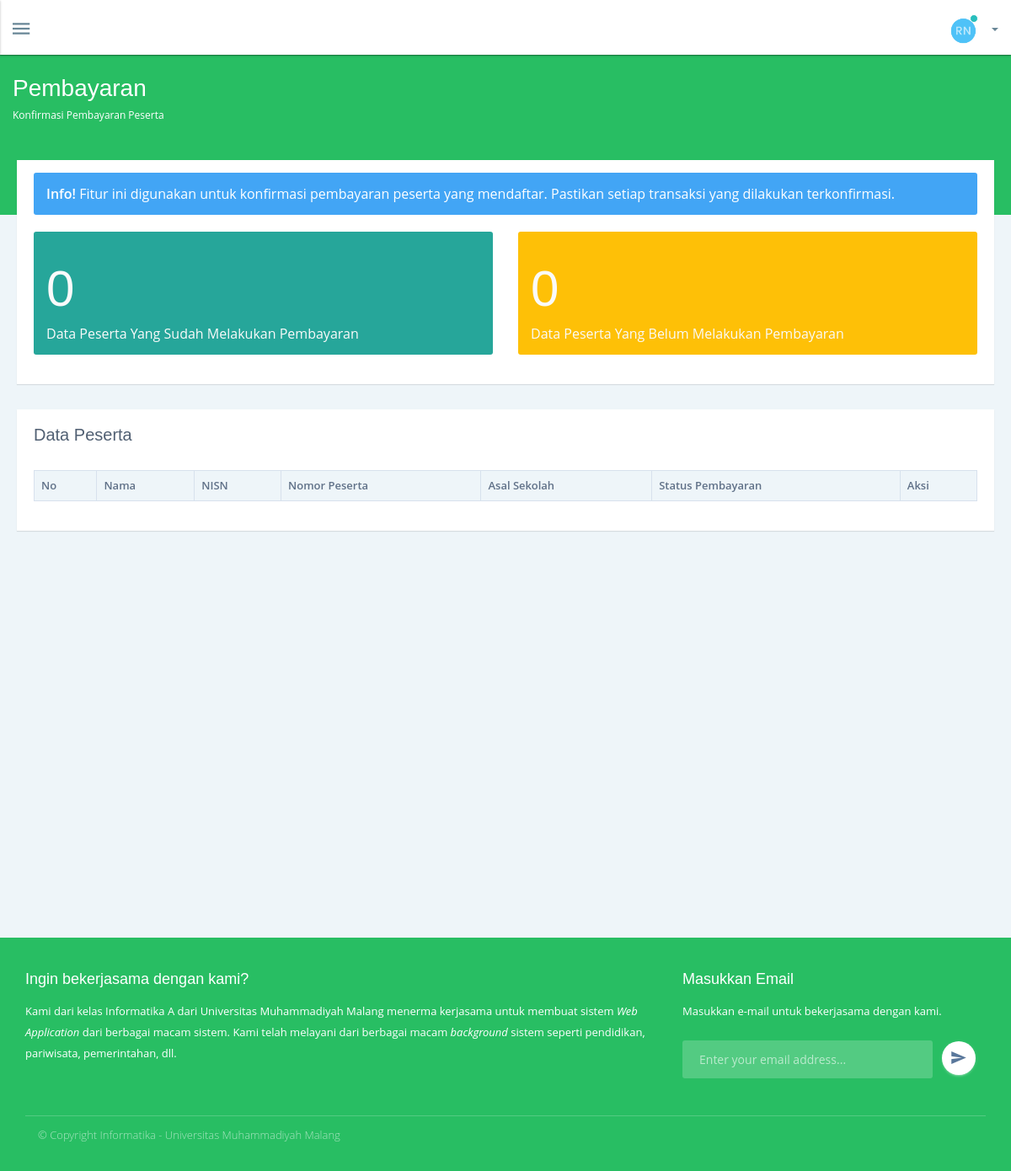
The app's page /guru/index.php?page=pembayaran (signed in), older data.
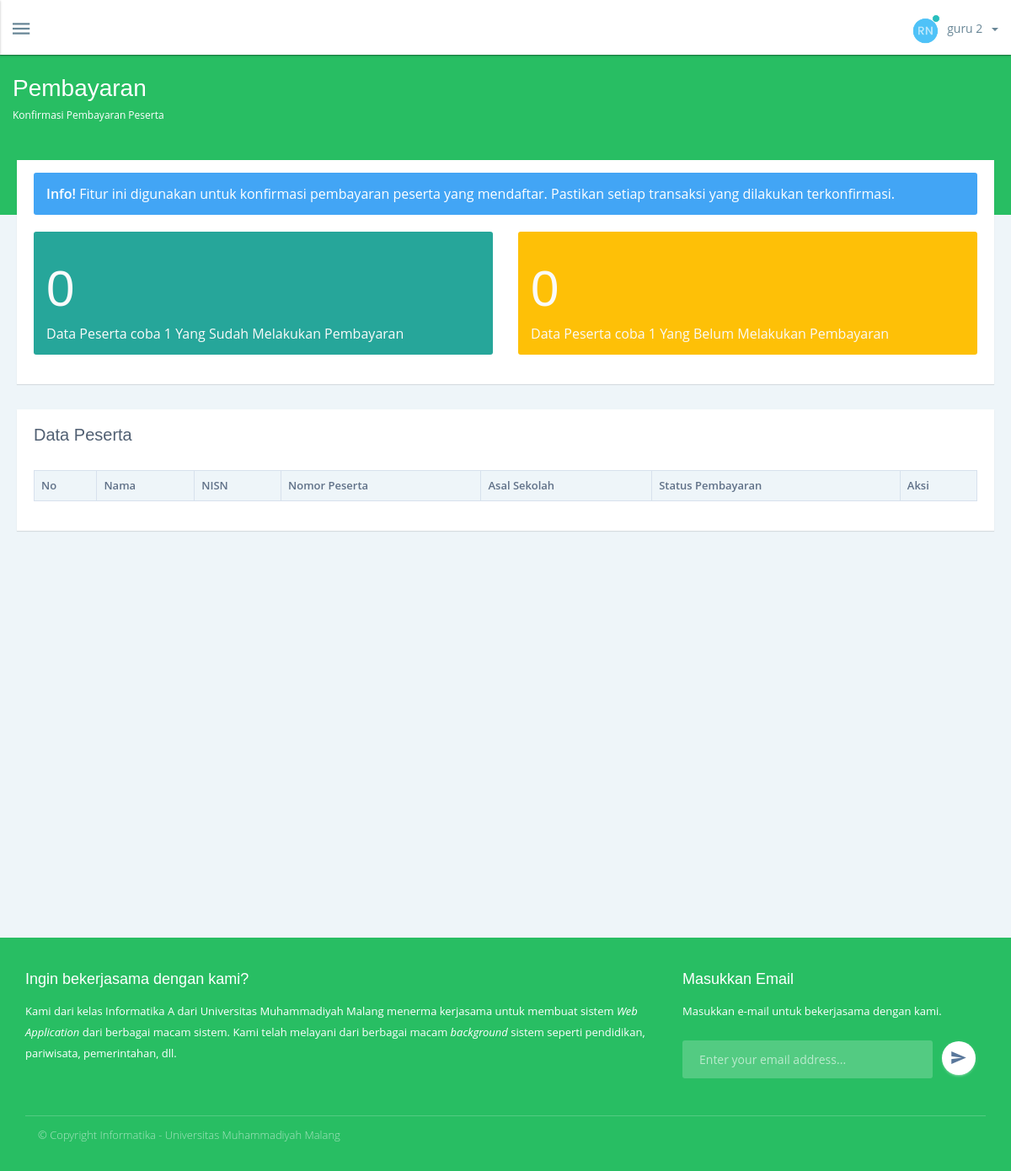
The same page, newer data.
### tables this page shows
CREATE TABLE `tbl_guru`  (
  `id` int(11) NOT NULL AUTO_INCREMENT,
  `nama` varchar(100) NULL DEFAULT NULL,
  `nik` varchar(50) NULL DEFAULT NULL,
  `id_sekolah` int(11) NULL DEFAULT NULL,
  `nomor_tlp` varchar(20) NULL DEFAULT NULL,
  `alamat` text NULL,
  `username` varchar(255) NULL DEFAULT NULL,
  `password` varchar(255) NULL DEFAULT NULL,
  `pembayaran` enum('0','1') NULL DEFAULT '0',
  PRIMARY KEY (`id`) USING BTREE,
  INDEX `FK_sekolah_guru`(`id_sekolah`) USING BTREE,
  CONSTRAINT `FK_sekolah_guru` FOREIGN KEY (`id_sekolah`) REFERENCES `tbl_sekolah` (`id`) ON DELETE CASCADE ON UPDATE CASCADE
);

CREATE TABLE `tbl_sekolah`  (
  `id` int(11) NOT NULL AUTO_INCREMENT,
  `nama_sekolah` varchar(100) NULL DEFAULT NULL,
  `npsn` varchar(20) NULL DEFAULT NULL,
  `alamat` text NULL,
  PRIMARY KEY (`id`) USING BTREE
);

### function/myfunction.php (called while the page is built, shortened)
<?php
	function select_data($con, $column, $table, $join = NULL, $where = NULL, $operations = NULL){
		$sql_select = "SELECT ".$column." FROM $table ";
		if($join != NULL){
			$data_join = count($join);
			for ($i=0; $i < $data_join; $i++) {
				$sql_select .= "JOIN ".$join[$i]." ";
			}
		}
		if($where != NULL){
			$data_where = count($where);
			for ($i=0; $i < $data_where; $i++) {
				if($i == 0){
					$sql_select .= "WHERE ".$where[$i];
				}else{
					$sql_select .= " ".$operations." ".$where[$i];
				}
			}
		}
		$data = mysqli_query($con, $sql_select);
		return $data;
	}
?>

### guru/index.php (the view, shortened to what the changed rows need)
<?php
include "../koneksi/koneksi.php";
include "../function/myfunction.php";
$data_guru = select_data($con, "g.id, g.nama, g.nik, g.nomor_tlp, g.alamat as alamat_guru, g.username, h.nama_sekolah, h.npsn, h.alamat as alamat_sekolah", "tbl_guru g", ["tbl_sekolah h ON h.id = g.id_sekolah"], ["username = '$_SESSION[username]'"]);
$fetch_guru = mysqli_fetch_assoc($data_guru);
$nama_sekolah = $fetch_guru['nama_sekolah'];
$nama_guru = $fetch_guru['nama'];
?>
<!DOCTYPE html>
<html lang="en">
	<head>
	    <link rel="stylesheet" href="assets/css/vendor.bundle.css">
	    <link rel="stylesheet" href="assets/css/app.bundle.css">
	    <link rel="stylesheet" href="assets/css/theme-a.css">
	    <link rel="stylesheet" href="assets/css/toastr.css">
	</head>
    <body>
        <div id="app_wrapper">
            <header id="app_topnavbar-wrapper">
                <nav role="navigation" class="navbar topnavbar">
                    <div class="nav-wrapper">
                        <ul class="nav navbar-nav pull-right">
                            <li class="dropdown avatar-menu">
                                <a href="javascript:void(0)" data-toggle="dropdown" aria-expanded="false">
                                    <span class="meta">
									<span class="avatar">
										<img src="assets/img/profiles/rn.jpg" alt="" class="img-circle max-w-35">
										<i class="badge mini success status"></i>
									</span>
                                    <span class="name"><?php echo $nama_guru;?></span>
                                    <span class="caret"></span>
                                    </span>
                                </a>
                            </li>
                        </ul>
                    </div>
                </nav>
            </header>
            <section id="content_outer_wrapper">
                <div id="content_wrapper" class="card-overlay">
                    <div id="header_wrapper" class="header-md" style="background-color: #28be63;">
					    <div class="container">
	                        <div class="row">
	                            <div class="col-xs-12">
	                                <header id="header">
	                                    <?php
					                    	$halaman = $_GET['page'];
					                    	switch ($halaman) {
					                    		case 'pembayaran':
					                    			echo "<h1>Pembayaran</h1>";
					                    			break;
					                    	}
					                    ?>
	                                        <?php
						                    	$halaman = $_GET['page'];
						                    ?>
	                                </header>
	                            </div>
	                        </div>
	                    </div>
					</div>
                    <?php
                    	switch ($halaman) {
                    		case 'pembayaran':
                    			include "page/pembayaran.php";
                    			break;
                    	}
                    ?>
                </div>
            </section>
        </div>
    </body>
</html>

### guru/page/pembayaran.php (shortened to what the changed rows need)
<div id="content" class="container-fluid">
    <div class="content-body">
        <div class="row">
            <div class="col-md-12">
                <div class="card">
                    <div class="card-body">
                        <div class="row">
                            <div class="col-md-12">
                                <div class="alert alert-info">
                                    <b>Info!</b> Fitur ini digunakan untuk konfirmasi pembayaran peserta yang mendaftar. Pastikan setiap transaksi yang dilakukan terkonfirmasi.
                                </div>
                            </div>
                        </div>
                        <div class="row">
                            <div class="col-md-6">
                                <div class="alert alert-success">
                                    <?php
                                        $select_sudah = select_data($con, "*", "tbl_siswa", NULL, ["asal_sekolah = '$nama_sekolah' AND pembayaran = '1'"]);
                                    ?>
                                    <h1 style="font-size: 60px; color: #fafafa;"><?php echo mysqli_num_rows($select_sudah); ?></h1>
                                    <span style="color: #fafafa;">Data Peserta <?php echo $nama_sekolah; ?> Yang Sudah Melakukan Pembayaran</span>
                                </div>
                            </div>
                            <div class="col-md-6">
                                <div class="alert alert-warning">
                                    <?php
                                        $select_belum = select_data($con, "*", "tbl_siswa", NULL, ["asal_sekolah = '$nama_sekolah' AND pembayaran = '0'"]);
                                    ?>
                                    <h1 style="font-size: 60px; color: #fafafa;"><?php echo mysqli_num_rows($select_belum); ?></h1>
                                    <span style="color: #fafafa;">Data Peserta <?php echo $nama_sekolah; ?> Yang Belum Melakukan Pembayaran</span>
                                </div>
                            </div>
                        </div>
                    </div>
                </div>
            </div>
        </div>
        <div class="row">
            <div class="col-md-12">
                <div class="card">
                    <header class="card-heading ">
                        <h2 class="card-title">Data Peserta</h2>
                    </header>
                    <div class="card-body">
                        <div class="row">
                            <div class="col-md-12">
                                <table class="table table-bordered table-striped">
                                    <tr>
                                        <th>No</th>
                                        <th>Nama</th>
                                        <th>NISN</th>
                                        <th>Nomor Peserta</th>
                                        <th>Asal Sekolah</th>
                                        <th>Status Pembayaran</th>
                                        <th>Aksi</th>
                                    </tr>
                                </table>
                            </div>
                        </div>
                    </div>
                </div>
            </div>
        </div>
    </div>
</div>

Row changes from the older to the newer data that the page shows:
added tbl_guru: nama "guru 2", id_sekolah.nama_sekolah "coba 1"
